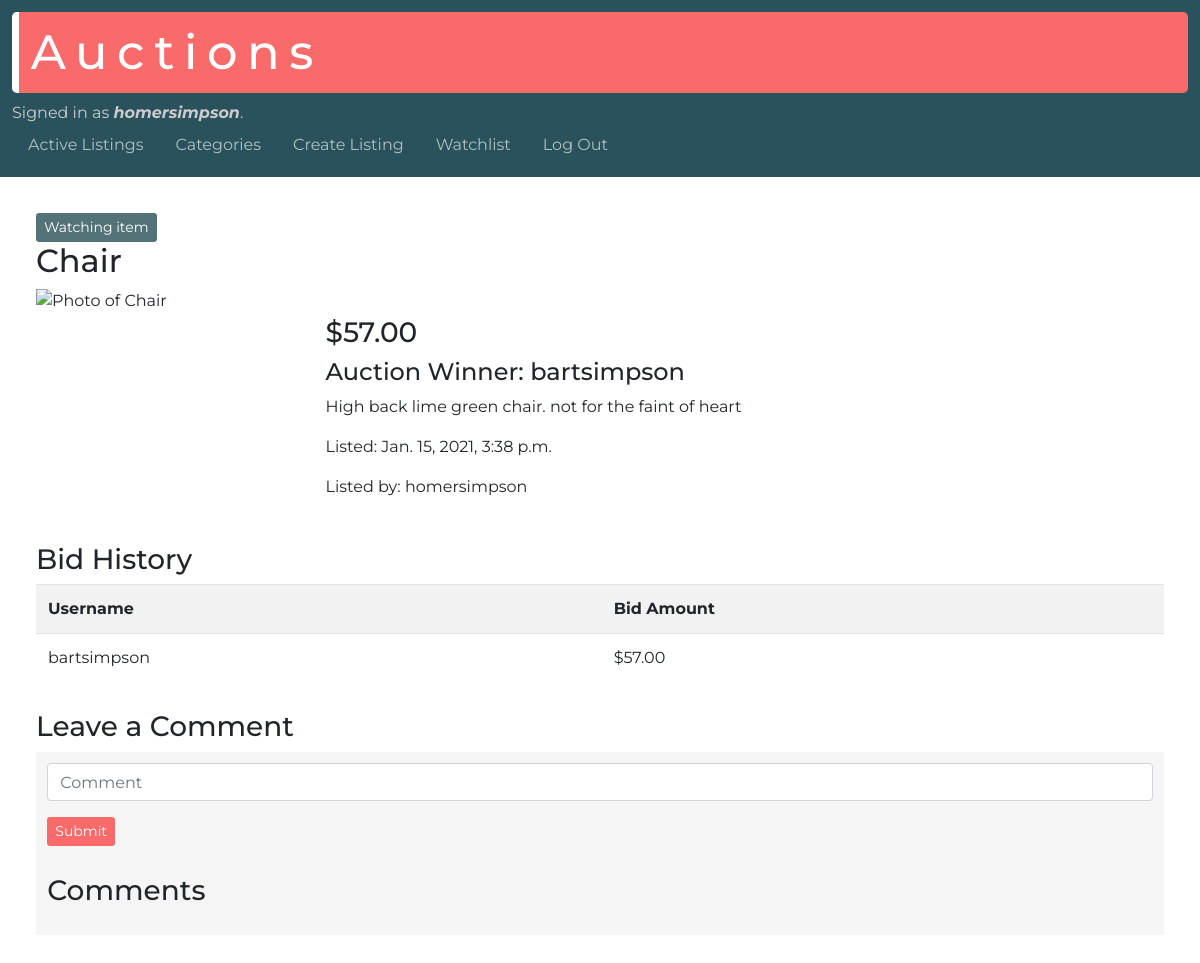
/listing/17 (signed in), run on an earlier commit of the app's database.
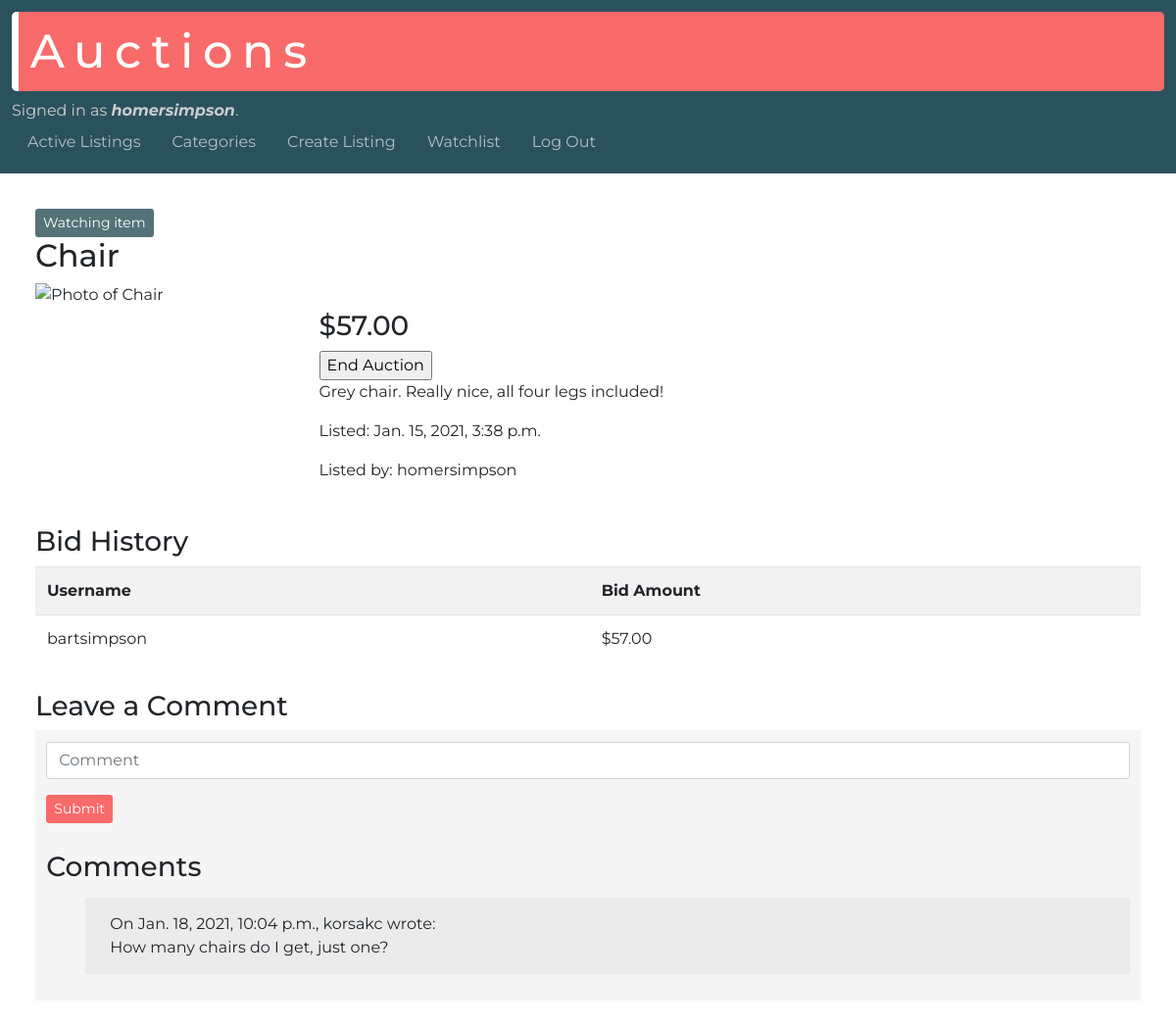
And on a later commit of the database.
### auctions/models.py (models this page shows, shortened)
class Bid(models.Model):
  listing = models.ForeignKey(Listing, on_delete=models.CASCADE, related_name="bids")
  price = models.DecimalField(max_digits=8, decimal_places=2)
  bidder = models.ForeignKey(User, on_delete=models.CASCADE)

class User(AbstractUser):
  watchlist = models.ManyToManyField('Listing', blank=True, related_name="watched")

class Listing(models.Model):
  user = models.ForeignKey(User, on_delete=models.CASCADE, related_name="listings")
  title = models.CharField(max_length=64)
  price = models.DecimalField(max_digits=8, decimal_places=2)
  description = models.TextField(max_length=256)
  date = models.DateTimeField(auto_now_add=True)
  photo = models.URLField(max_length=200, blank=True)
  category = models.CharField(max_length=32, blank=True)
  status = models.BooleanField(default=True)

class Comment(models.Model):
  user = models.ForeignKey(User, on_delete=models.CASCADE)
  date = models.DateTimeField(auto_now_add=True)
  comment = models.CharField(max_length=256)
  listing = models.ForeignKey(Listing, on_delete=models.CASCADE, related_name="comments")

### auctions/views.py (the view)
# urls.py: path("listing/<int:listing_id>", views.listing, name="listing"),
def listing(request, listing_id):
  listing = Listing.objects.get(pk=listing_id)
  bids = listing.bids.all()
  user = request.user
  listing_creator = listing.user
  comments = listing.comments.all()
  if request.user.is_authenticated:
    if user.watchlist.filter(pk=listing_id):
      watchlist_message = "Watching item"
    else:
      watchlist_message = "Not watching item"
    if user == listing_creator:
      user_is_creator = True
    else:
      user_is_creator = False
    if bids:
      max_bid = bids.latest('price')
    else:
      max_bid = None
    return render(request, "auctions/listing.html", {
      "listing": listing,
      "watchlist_message": watchlist_message,
      "bids": bids,
      "comments": comments,
      "user_is_creator": user_is_creator,
      "max_bid": max_bid
    })
  else:
    return render(request, "auctions/listing.html", {
      "listing": listing
    })

### auctions/templates/auctions/listing.html (shortened to what this page needs)
{% extends "auctions/layout.html" %}
{% block body %}
    {% if user.is_authenticated %}
      <form action="{% url 'add-remove-watchlist' listing.id %}" method="POST">
        <input type="submit" value="{{ watchlist_message }}" class="btn btn-sm btn-primary watchlist-button">
      </form>
    {% endif %}
    <h2>{{ listing.title }}</h2>
    <div class="row listing-container">
      <div class="col-md-3">
        <img src="{{ listing.photo }}" alt="Photo of {{ listing.title }}" class="img-small">
      </div>
      <div class="col-md-9">
        <h3>${{ listing.price }}</h3>
        {% if user_is_creator and listing.status %}
          <form action="{% url 'close-listing' listing.id %}" method="POST">
            <input type="submit" value="End Auction">
          </form>
        {% endif %}
        {% if max_bid.bidder == user and not listing.status %}
          <h4>You won the auction!</h4>
        {% elif max_bid and not listing.status %}
          <h4>Auction Winner: {{ max_bid.bidder.username }}</h4>
        {% elif not max_bid and not listing.status %}
          <h4>Auction Closed</h4>
        {% endif %}
        <p>{{ listing.description }}</p>
        <p>Listed: {{ listing.date }}</p>
        <p>Listed by: {{ listing.user.username }}</p>
      </div>
    </div>
    {% if user.is_authenticated %}
      <h3>Bid History</h3>
      <table class="table table-striped">
        <tr>
          <th>Username</th>
          <th>Bid Amount</th>
        </tr>
      {% for bid in bids %}
        <tr>
          <td>{{ bid.bidder.username }}</td>
          <td>${{ bid.price }}</td>
        </tr>
      {% endfor %}
      </table>
      <h3>Leave a Comment</h3>
      <div class="comment-section">
      <form action="{% url 'comment' listing.id %}" method="POST">
        <div class="form-group">
          <input type="text" required name="comment_text" class="form-control" placeholder="Comment">
        </div>
        <input type="submit" value="Submit" class="btn btn-sm btn-primary">
      </form>
      <h3>Comments</h3>
      <ul>
      {% for comment in comments %}
        <li class="comment">
          On {{ comment.date }}, {{ comment.user.username }} wrote:
          <br>
          {{ comment.comment }}
        </li>
      {% endfor %}
      </ul>
      </div>
    {% endif %}
{% endblock %}

What changed in the data, as far as the page shows it:
changed Listing "Chair": status False → True (drawn); description "High back lime green chair. not for the faint of heart" → "Grey chair. Really nice, all four legs included!"
shown differently, row unchanged: Bid "bartsimpson": bidder.username "bartsimpson" → (not shown)
added Comment: date "Jan. 18, 2021, 10:04 p.m.", user.username "korsakc", comment "How many chairs do I get, just one?"
Also different on the page:
form field value: (not shown) → "End Auction"
text no longer shown: "Auction Winner:"
